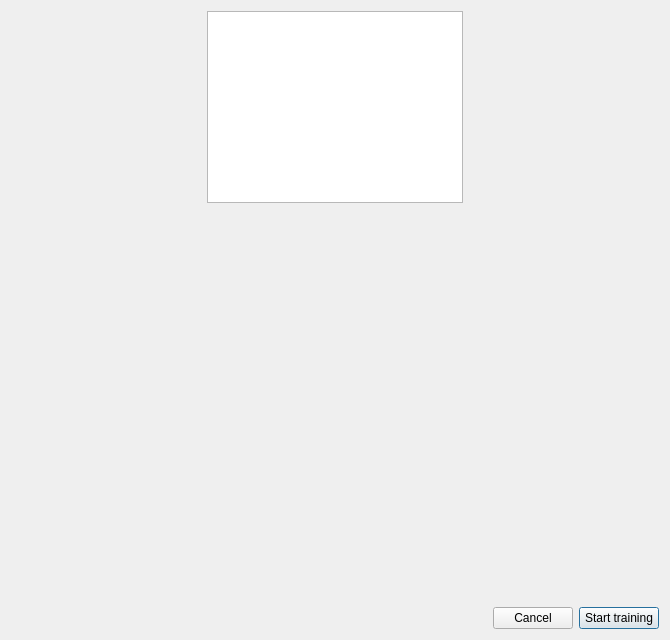
<?xml version="1.0" encoding="UTF-8"?>
<ui version="4.0">
 <class>SelectAreaDialog</class>
 <widget class="QDialog" name="SelectAreaDialog">
  <property name="geometry">
   <rect>
    <x>0</x>
    <y>0</y>
    <width>670</width>
    <height>640</height>
   </rect>
  </property>
  <property name="sizePolicy">
   <sizepolicy hsizetype="Preferred" vsizetype="Preferred">
    <horstretch>0</horstretch>
    <verstretch>0</verstretch>
   </sizepolicy>
  </property>
  <property name="font">
   <font>
    <pointsize>9</pointsize>
   </font>
  </property>
  <property name="windowTitle">
   <string>Select area</string>
  </property>
  <layout class="QVBoxLayout" name="verticalLayout">
   <item>
    <layout class="QVBoxLayout" name="verticalLayout_2">
     <item>
      <layout class="QHBoxLayout" name="horizontalLayout_2">
       <item>
        <widget class="QGraphicsView" name="original_image_view">
         <property name="sizePolicy">
          <sizepolicy hsizetype="Fixed" vsizetype="Fixed">
           <horstretch>0</horstretch>
           <verstretch>0</verstretch>
          </sizepolicy>
         </property>
         <property name="verticalScrollBarPolicy">
          <enum>Qt::ScrollBarAlwaysOff</enum>
         </property>
         <property name="horizontalScrollBarPolicy">
          <enum>Qt::ScrollBarAlwaysOff</enum>
         </property>
         <property name="sizeAdjustPolicy">
          <enum>QAbstractScrollArea::AdjustIgnored</enum>
         </property>
         <property name="viewportUpdateMode">
          <enum>QGraphicsView::SmartViewportUpdate</enum>
         </property>
        </widget>
       </item>
      </layout>
     </item>
     <item>
      <widget class="QLabel" name="notation_label">
       <property name="text">
        <string/>
       </property>
       <property name="scaledContents">
        <bool>false</bool>
       </property>
      </widget>
     </item>
     <item>
      <layout class="QHBoxLayout" name="horizontalLayout">
       <item>
        <spacer name="horizontalSpacer">
         <property name="orientation">
          <enum>Qt::Horizontal</enum>
         </property>
         <property name="sizeHint" stdset="0">
          <size>
           <width>40</width>
           <height>20</height>
          </size>
         </property>
        </spacer>
       </item>
       <item>
        <widget class="QPushButton" name="cancel_button">
         <property name="text">
          <string>Cancel</string>
         </property>
        </widget>
       </item>
       <item>
        <widget class="QPushButton" name="ok_button">
         <property name="text">
          <string>Start training</string>
         </property>
         <property name="default">
          <bool>true</bool>
         </property>
        </widget>
       </item>
      </layout>
     </item>
    </layout>
   </item>
  </layout>
 </widget>
 <resources/>
 <connections/>
</ui>
